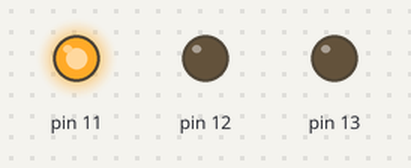
A sketch run on a simulated Arduino Uno, built with avr-gcc and run on an emulated ATmega328P. Shown: output pins drawn as LEDs (lit = HIGH).

Above: at 0.5 s.
At 1.5 s:
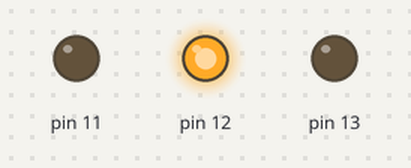
At 5.5 s:
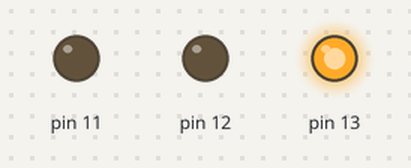
Timing chart, 0 to 6.9 s (numbered marks = the images above):
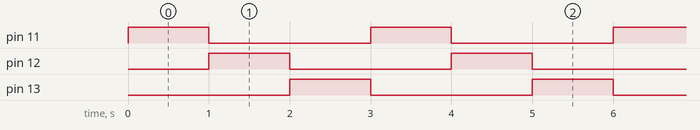

The sketch:

Ex-1.2.ino
```cpp
void setup() {
  // put your setup code here, to run once:
   pinMode(11, OUTPUT);
   pinMode(12, OUTPUT);
   pinMode(13, OUTPUT);
}

void loop() {
  // put your main code here, to run repeatedly:
  digitalWrite(13, LOW);
  digitalWrite(11, HIGH);
  delay(1000);
  digitalWrite(11, LOW);
  digitalWrite(12, HIGH);
  delay(1000);
  digitalWrite(12, LOW);
  digitalWrite(13, HIGH);
  delay(1000);


}
```

Measured:
- by itself, pin 11–13: alternates HIGH for 1.0 s and LOW for 2.0 s
- by itself, everything shown: repeats every 3.0 s, in 3 steps
